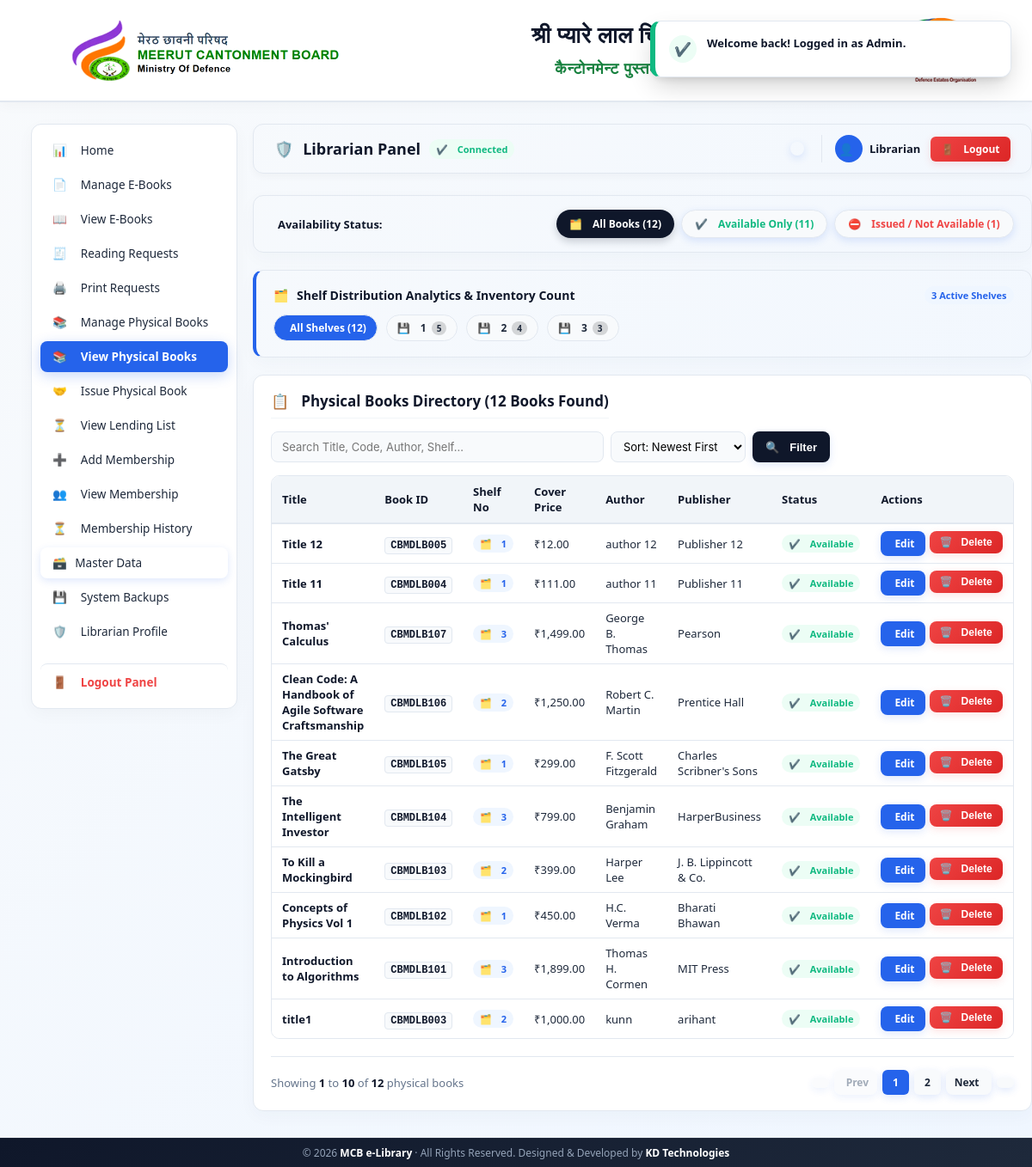
The page /?action=admin&tab=view_physical (signed in) on the database its author committed.
### tables this page shows
CREATE TABLE `physical_books` (
  `id` int(11) NOT NULL,
  `title` varchar(255) NOT NULL,
  `book_code` varchar(100) NOT NULL,
  `shelf_number` varchar(100) DEFAULT NULL,
  `price` decimal(10,2) NOT NULL,
  `author` varchar(150) DEFAULT NULL,
  `publisher` varchar(150) DEFAULT NULL,
  `created_at` timestamp NULL DEFAULT current_timestamp()
);

### app/views/admin/view_physical.php (the view, shortened to what the rows shown need)
<?php
$p_search = trim($_GET['p_search'] ?? '');
$p_shelf = trim($_GET['p_shelf'] ?? '');
$p_status = trim($_GET['p_status'] ?? 'all');
$p_sort = trim($_GET['p_sort'] ?? 'newest');
$p_page = max(1, (int)($_GET['p_page'] ?? 1));
$p_limit = 10;
$params = [];
$types = "";
$where_sql = "";
$order_by = "ORDER BY p.id DESC";
$p_offset = ($p_page - 1) * $p_limit;
if (!empty($params)) {
    $stmt = $db->prepare("SELECT p.*, EXISTS(SELECT 1 FROM lendings l WHERE l.physical_book_id = p.id AND l.returned_at IS NULL) busy FROM physical_books p $where_sql $order_by LIMIT ? OFFSET ?");
    $types_limit = $types . "ii";
    $bind_params = array_merge($params, [$p_limit, $p_offset]);
    $stmt->bind_param($types_limit, ...$bind_params);
} else {
    $stmt = $db->prepare("SELECT p.*, EXISTS(SELECT 1 FROM lendings l WHERE l.physical_book_id = p.id AND l.returned_at IS NULL) busy FROM physical_books p $where_sql $order_by LIMIT ? OFFSET ?");
    $stmt->bind_param("ii", $p_limit, $p_offset);
}
$stmt->execute();
$physical_books_result = $stmt->get_result();
?>
<div class="card">
    <div class="table-responsive">
        <table id="physicalTable">
            <thead>
                <tr>
                    <th>Title</th>
                    <th>Book ID</th>
                    <th>
                        <a href="?action=admin&tab=view_physical&p_status=<?= urlencode($p_status) ?>&p_search=<?= urlencode($p_search) ?>&p_shelf=<?= urlencode($p_shelf) ?>&p_sort=<?= $p_sort === 'shelf_asc' ? 'shelf_desc' : 'shelf_asc' ?>" style="color:inherit; text-decoration:none; display:inline-flex; align-items:center; gap:4px;">
                            Shelf No <i class="fa-solid fa-sort" style="font-size:11px; opacity:0.7;"></i>
                        </a>
                    </th>
                    <th>Cover Price</th>
                    <th>Author</th>
                    <th>Publisher</th>
                    <th>Status</th>
                    <th>Actions</th>
                </tr>
            </thead>
            <tbody>
                <?php if ($physical_books_result->num_rows === 0): ?>
                    <tr>
                        <td colspan="8" style="text-align:center; padding:30px; color:var(--text-muted);">
                            <i class="fa-solid fa-triangle-exclamation" style="font-size:24px; margin-bottom:10px; display:block;"></i>
                            No physical books found matching your filter criteria.
                        </td>
                    </tr>
                <?php else: ?>
                    <?php while($r = $physical_books_result->fetch_assoc()): ?>
                        <?php
                        $statusBadge = $r['busy']
                            ? '<span class="badge badge-red" style="font-size:11px; padding:3px 8px;"><i class="fa-solid fa-circle-minus"></i> Not Available</span>'
                            : '<span class="badge badge-green" style="font-size:11px; padding:3px 8px;"><i class="fa-solid fa-circle-check"></i> Available</span>';
                        ?>
                        <tr>
                            <td style="font-weight:600; color:var(--navy-dark);"><?= e($r['title']) ?></td>
                            <td><code style="background:var(--bg-slate); padding:2px 6px; border-radius:4px; font-weight:700; font-size:12px; color:var(--navy-dark); border:1px solid var(--border-color);"><?= e($r['book_code']) ?></code></td>
                            <td>
                                <?php if (!empty($r['shelf_number'])): ?>
                                    <a href="?action=admin&tab=view_physical&p_status=<?= urlencode($p_status) ?>&p_shelf=<?= urlencode($r['shelf_number']) ?>" style="text-decoration:none;">
                                        <span class="badge badge-blue" style="font-size:11px; padding:3px 8px; font-weight:600;"><i class="fa-solid fa-layer-group"></i> <?= e($r['shelf_number']) ?></span>
                                    </a>
                                <?php else: ?>
                                    <span style="color:var(--text-muted); font-size:12px;">—</span>
                                <?php endif; ?>
                            </td>
                            <td>₹<?= e(number_format($r['price'], 2)) ?></td>
                            <td><?= e($r['author'] ?: 'Unknown') ?></td>
                            <td><?= e($r['publisher'] ?: '—') ?></td>
                            <td><?= $statusBadge ?></td>
                            <td>
                                <div style="display:flex; gap:5px;">
                                    <a class="btn" style="background:var(--primary); padding:6px 12px; font-size:12px; display:inline-flex; align-items:center; gap:4px;" href="?action=admin&tab=physical&edit=<?= $r['id'] ?>"><i class="fa-solid fa-pen-to-square"></i> Edit</a>
                                    <form method="post" action="?action=delete_physical" class="delete-form" style="display:inline; margin:0;">
                                        <button class="danger btn btn-danger" type="submit" style="padding:6px 12px; font-size:12px; display:inline-flex; align-items:center; gap:4px;"><i class="fa-solid fa-trash-can"></i> Delete</button>
                                    </form>
                                </div>
                            </td>
                        </tr>
                    <?php endwhile; ?>
                <?php endif; ?>
            </tbody>
        </table>
    </div>
</div>

### rows shown on the page
physical_books: title "Title 12", book_code "CBMDLB005", shelf_number "1", price "12.00", author "author 12", publisher "Publisher 12"
physical_books: title "Title 11", book_code "CBMDLB004", shelf_number "1", price "111.00", author "author 11", publisher "Publisher 11"
physical_books: title "Thomas' Calculus", book_code "CBMDLB107", shelf_number "3", price "1,499.00", author "George B. Thomas", publisher "Pearson"
physical_books: title "Clean Code: A Handbook of Agile Software Craftsmanship", book_code "CBMDLB106", shelf_number "2", price "1,250.00", author "Robert C. Martin", publisher "Prentice Hall"
physical_books: title "The Great Gatsby", book_code "CBMDLB105", shelf_number "1", price "299.00", author "F. Scott Fitzgerald", publisher "Charles Scribner's Sons"
physical_books: title "The Intelligent Investor", book_code "CBMDLB104", shelf_number "3", price "799.00", author "Benjamin Graham", publisher "HarperBusiness"
physical_books: title "To Kill a Mockingbird", book_code "CBMDLB103", shelf_number "2", price "399.00", author "Harper Lee", publisher "J. B. Lippincott & Co."
physical_books: title "Concepts of Physics Vol 1", book_code "CBMDLB102", shelf_number "1", price "450.00", author "H.C. Verma", publisher "Bharati Bhawan"
physical_books: title "Introduction to Algorithms", book_code "CBMDLB101", shelf_number "3", price "1,899.00", author "Thomas H. Cormen", publisher "MIT Press"
physical_books: title "title1", book_code "CBMDLB003", shelf_number "2", price "1,000.00", author "kunn", publisher "arihant"

### other values the page prints
$_SESSION['admin_user'] "Librarian"
$tot_all "12"
$tot_available "11"
$tot_issued "1"
count($shelf_counts) "3"
array_sum(array_column($shelf_counts, 'cnt')) "12"
$sc['shelf'] "1"
$sc['cnt'] "5"
$sc['shelf'] "2"
$sc['cnt'] "4"
$sc['shelf'] "3"
$sc['cnt'] "3"
$total_books "12"
$p_offset + 1 "1"
min($p_offset + $p_limit, $total_books) "10"
